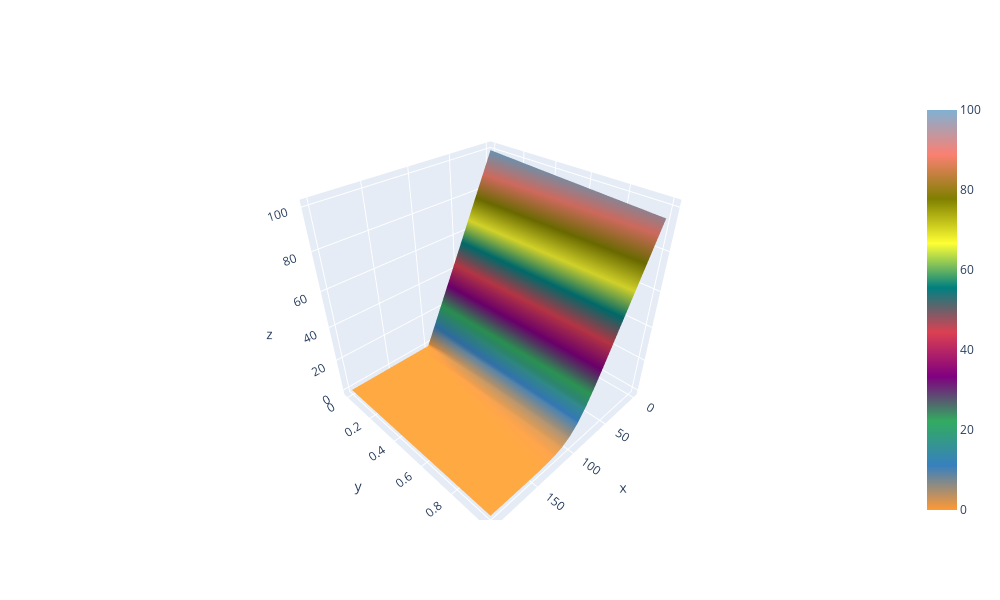

Notebook cell for this chart:
### Code cell
# visulization
fdm_puts.iplot(kind='surface')

### Figure 1 — Plotly figure (JSON) as saved in the notebook; plotly's stock layout.template omitted (floating-point values rounded to 4 significant figures; data arrays with more than 128 entries replaced by an {"elided": "..."} marker saying what was removed)
{"data": [{"colorscale": [[0, "rgb(255, 153, 51)"], [0.1111, "rgb(55, 128, 191)"], [0.2222, "rgb(50, 171, 96)"], [0.3333, "rgb(128, 0, 128)"], [0.4444, "rgb(219, 64, 82)"], [0.5556, "rgb(0, 128, 128)"], [0.6667, "rgb(255, 255, 51)"], [0.7778, "rgb(128, 128, 0)"], [0.8889, "rgb(251, 128, 114)"], [1, "rgb(128, 177, 211)"]], "type": "surface", "x": [0, 10, 20, 30, 40, 50, 60, 70, 80, 90, 100, 110, 120, 130, 140, 150, 160, 170, 180, 190, 200], "y": [0, 0.06, 0.11, 0.17, 0.22, 0.28, 0.33, 0.39, 0.44, 0.5, 0.56, 0.61, 0.67, 0.72, 0.78, 0.83, 0.89, 0.94, 1], "z": {"elided": "19x21 float values"}}], "layout": {"height": 600, "legend": {"bgcolor": "#FFFFFF", "font": {"color": "#4D5663"}}, "paper_bgcolor": "#FFFFFF", "plot_bgcolor": "#FFFFFF", "title": {"font": {"color": "#4D5663"}}, "width": 1000, "xaxis": {"gridcolor": "#E1E5ED", "showgrid": true, "tickfont": {"color": "#4D5663"}, "title": {"font": {"color": "#4D5663"}, "text": ""}, "zerolinecolor": "#E1E5ED"}, "yaxis": {"gridcolor": "#E1E5ED", "showgrid": true, "tickfont": {"color": "#4D5663"}, "title": {"font": {"color": "#4D5663"}, "text": ""}, "zerolinecolor": "#E1E5ED"}}}
